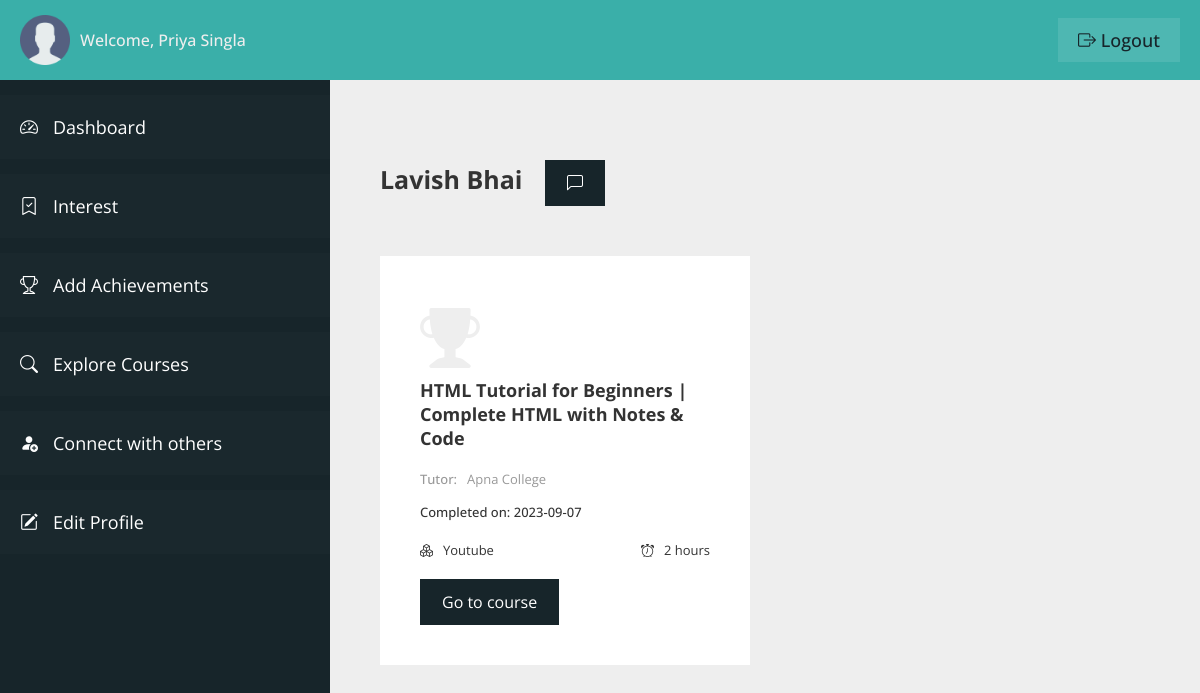
Page /student/connect-profile.php?profile=5&fname=Lavish&lname=Bhai (signed in) on the earlier database version.
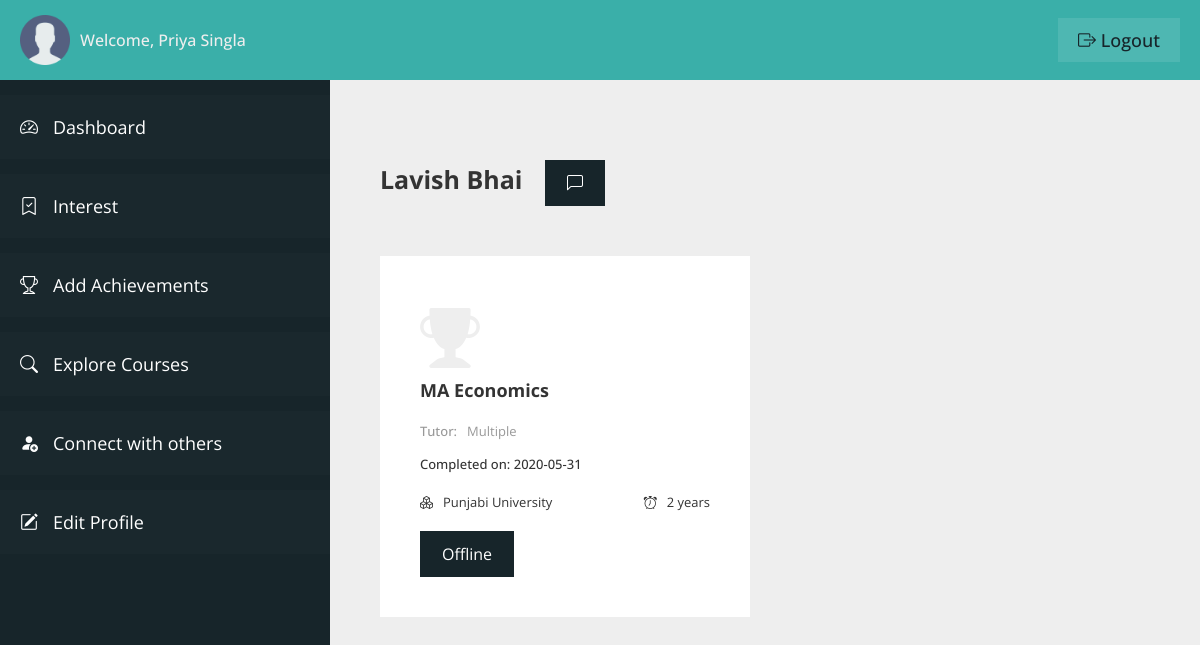
Same page on the later database version.
### tables this page shows
CREATE TABLE `achievement_table` (
  `achievement_id` int(11) NOT NULL,
  `achievement_userid` int(11) NOT NULL,
  `achievement_course` varchar(100) NOT NULL,
  `achievement_platform` varchar(100) NOT NULL,
  `achievement_tutor` varchar(100) NOT NULL,
  `achievement_courseduration` varchar(20) NOT NULL,
  `achievement_courselink` varchar(200) NOT NULL,
  `achievement_completedon` varchar(20) NOT NULL,
  `added_on` datetime NOT NULL DEFAULT current_timestamp()
);

### student/connect-profile.php (the view, shortened to what the changed rows need)
<?php
include "connection.php";
?>
<!DOCTYPE html>
<html lang="en">
<head>
    <link rel="stylesheet" href="css/style-dashboard.css">
    <link rel="stylesheet" href="https://cdn.jsdelivr.net/npm/bootstrap-icons@1.11.0/font/bootstrap-icons.css">
</head>
<body>
    <div class="container">
        <main class="main__content">
            <div class="user__connect-container">
                <?php
                $query = "SELECT * FROM achievement_table WHERE achievement_userid = '" . $_GET['profile'] . "'";
                $runQ = mysqli_query($con, $query);
                if (mysqli_num_rows($runQ) > 0) {
                    while ($rowQ = mysqli_fetch_array($runQ)) {
                ?>
                        <div class="user__connect-card">
                            <span class="achievement_trophy">
                                <i class="bi bi-trophy-fill"></i>
                            </span>
                            <h3 class="course__name-heading">
                                <?php echo $rowQ['achievement_course']; ?>
                            </h3>
                            <p class="course__tutor-name">
                                <span class="course__tutor-label">Tutor:</span>
                                <span><?php echo $rowQ['achievement_tutor']; ?></span>
                            </p>
                            <p class="course__completedon">
                                <span>Completed on:</span>
                                <span><?php echo $rowQ['achievement_completedon']; ?></span>
                            </p>
                            <div class="course__level-duration">
                                <p class="course__level">
                                    <span>
                                        <i class="bi bi-boxes"></i>
                                    </span>
                                    <span><?php echo $rowQ['achievement_platform']; ?></span>
                                </p>
                                <p class="course__duration">
                                    <span>
                                        <i class="bi bi-alarm"></i>
                                    </span>
                                    <span>
                                        <?php echo $rowQ['achievement_courseduration']; ?>
                                    </span>
                                </p>
                            </div>
                            <?php
                            if ($rowQ['achievement_courselink'] == '') { ?>
                                <a class="course__link-btn" href="#">
                                    Offline
                                </a>
                            <?php } else { ?>
                                <a class="course__link-btn" target="_blank" href="<?php echo $rowQ['achievement_courselink']; ?>">
                                    Go to course
                                </a>
                            <?php
                            }
                            ?>
                        </div>
                    <?php
                    }
                } else { ?>
                    <p class="no__achievement">No Achievements added</p>
                <?php
                }
                ?>
            </div>
        </main>
    </div>
</body>
</html>

Differences in the rows shown:
changed achievement_table: achievement_course "HTML Tutorial for Beginners | Complete HTML with Notes & Code" → "MA Economics"; achievement_tutor "Apna College" → "Multiple"; achievement_completedon "2023-09-07" → "2020-05-31"; achievement_platform "Youtube" → "Punjabi University"; achievement_courseduration "2 hours" → "2 years"; achievement_courselink "Go to course" → "Offline"
